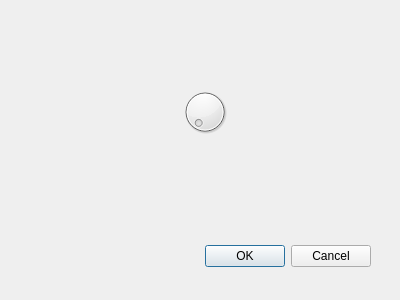
<?xml version="1.0" encoding="UTF-8"?>
<ui version="4.0">
 <class>ConnectWindow</class>
 <widget class="QDialog" name="ConnectWindow">
  <property name="geometry">
   <rect>
    <x>0</x>
    <y>0</y>
    <width>400</width>
    <height>300</height>
   </rect>
  </property>
  <property name="windowTitle">
   <string>Dialog</string>
  </property>
  <widget class="QDialogButtonBox" name="buttonBox">
   <property name="geometry">
    <rect>
     <x>30</x>
     <y>240</y>
     <width>341</width>
     <height>32</height>
    </rect>
   </property>
   <property name="orientation">
    <enum>Qt::Horizontal</enum>
   </property>
   <property name="standardButtons">
    <set>QDialogButtonBox::Cancel|QDialogButtonBox::Ok</set>
   </property>
  </widget>
  <widget class="QDial" name="dial">
   <property name="geometry">
    <rect>
     <x>180</x>
     <y>80</y>
     <width>50</width>
     <height>64</height>
    </rect>
   </property>
  </widget>
 </widget>
 <resources/>
 <connections>
  <connection>
   <sender>buttonBox</sender>
   <signal>accepted()</signal>
   <receiver>ConnectWindow</receiver>
   <slot>accept()</slot>
   <hints>
    <hint type="sourcelabel">
     <x>248</x>
     <y>254</y>
    </hint>
    <hint type="destinationlabel">
     <x>157</x>
     <y>274</y>
    </hint>
   </hints>
  </connection>
  <connection>
   <sender>buttonBox</sender>
   <signal>rejected()</signal>
   <receiver>ConnectWindow</receiver>
   <slot>reject()</slot>
   <hints>
    <hint type="sourcelabel">
     <x>316</x>
     <y>260</y>
    </hint>
    <hint type="destinationlabel">
     <x>286</x>
     <y>274</y>
    </hint>
   </hints>
  </connection>
 </connections>
</ui>
